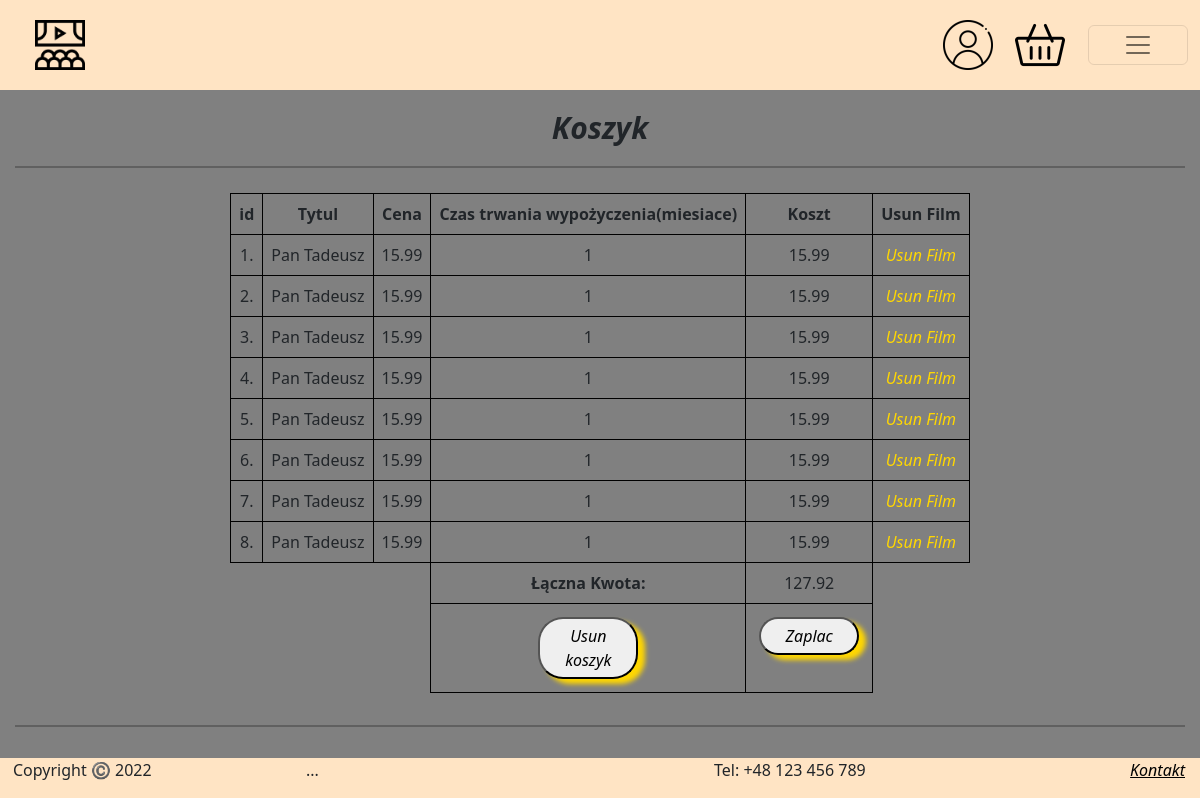
The page /PHP/cart.php (signed in) on the database its author committed.
### tables this page shows
CREATE TABLE "Cart" (
	"id"	INTEGER NOT NULL UNIQUE,
	"id_user"	INTEGER NOT NULL,
	"id_dvd"	INTEGER NOT NULL,
	"number_of"	INTEGER NOT NULL DEFAULT 1,
	"discount"	INTEGER NOT NULL,
	PRIMARY KEY("id" AUTOINCREMENT)
);

CREATE TABLE "DVDs" (
	"id"	INTEGER NOT NULL UNIQUE,
	"image"	TEXT NOT NULL,
	"title"	TEXT NOT NULL,
	"genre"	TEXT NOT NULL,
	"author"	TEXT NOT NULL,
	"year"	INTEGER NOT NULL,
	"descrip"	TEXT NOT NULL,
	"price"	REAL NOT NULL,
	PRIMARY KEY("id" AUTOINCREMENT)
);

### PHP/db_connect.php (called while the page is built, shortened)
<?php
    class SqlLiteQueryBuilder implements SQLQueryBuilder
    {
        protected $query;
        protected function reset(): void
        {
            $this->query = new \stdClass();
        }
        public function select(string $table, array $fields): SQLQueryBuilder
        {
            $this->query->base = "SELECT " . implode(", ", $fields) . " FROM " . $table;
            $this->query->type = 'select';
            return $this;
        }
        public function join(string $table, string $table2, string $field1, string $field2): SQLQueryBuilder
        {
            $this->query->join = " JOIN ". $table2 ." ON ". $table .".". $field1 ." = ". $table2 .".". $field2;
            return $this;
        }
        public function where(string $field, string $value, string $operator = '='): SQLQueryBuilder
        {
            $this->query->where[] = "$field $operator '$value'";
            return $this;
        }
        public function getSQL(): string
        {
            $query = $this->query;
            $sql = $query->base;
            if (!empty($query->join)) {
                $sql .= $query->join;
            }
            if (!empty($query->where)) {
                $sql .= " WHERE " . implode(' AND ', $query->where);
            }
            $sql .= ";";
            return $sql;
        }
    };
?>

### PHP/cart.php (the view, shortened to what this page needs)
<?php
require("db_connect.php");
$logged = isset($_SESSION["UserId"]);
$sql = new SqlLiteQueryBuilder();
$query = $pdo -> query($sql ->select('Cart', ['Cart.id','title', 'price', 'number_of', 'discount'])
              -> join('Cart', 'DVDs', 'id_dvd', 'id')
              -> where('id_user', $_SESSION["UserId"])
              -> getSQL() );
$rows = $query -> fetchAll(PDO::FETCH_ASSOC);
?>
<!DOCTYPE html>
<html lang="pl">
<head>
    <link href="https://cdn.jsdelivr.net/npm/bootstrap@5.2.2/dist/css/bootstrap.min.css" rel="stylesheet"
>
    <link rel="stylesheet" href="../CSS/pageStyles.css">
</head>
<body>
    <div class="container-fluid">
        <div class="top" style="background-color: gray">
                <nav class="navbar" style="padding: 0px;">
                    <div class="container-fluid" style="padding: 15px; background-color: bisque;">
                        <a class="navbar-brand col-4" href="../PHP/index.php"><img src="../images/logo2.png" alt="logo" width="50px" height="50px" style="margin-left: 20px;"></a>
                        <div class="profileIcon">
                            <a class="nav-link col-1" href="
                            <?php
                            if ($logged) {
                            echo "profile.php";
                            }
                            else{
                            echo "login.php";
                            }
                             ?>
                            ">
                                <img src="../images/PageIcons/user.png" alt="user.png" width="50px" height="50px">
                            </a>
                        </div>
                        <div class="cartIcon" >
                            <a class="nav-link col-1" href="
                            <?php
                            if ($logged) {
                            echo "cart.php";
                            }
                            else{
                            echo "registration.php";
                            }
                             ?>
                            ">
                                <img src="../images/PageIcons/cart.png" alt="cart.png" width="50px" height="50px">
                            </a>
                        </div>
                        <div class="col-1">
                            <button class="navbar-toggler navbarButton" type="button" data-bs-toggle="collapse" data-bs-target="#navbarScroll" aria-controls="navbarScroll" aria-expanded="false" aria-label="Toggle navigation">
                                <span class="navbar-toggler-icon"></span>
                            </button>
                        </div>
                    </div>
                </nav>
            </div>
            <div class="main" style="display: block; padding: 15px;">
                <div class="row">
                    <div class="col cartTitle">
                        Koszyk
                    </div>
                </div>
                <hr style="margin-bottom: 25px">
                <div class="">
                        <div class="row justify-content-center" style="text-align: center;">
                            <div class="col-auto">
                                <table class="table table-responsive">
                                    <tr>
                                        <th class="th">id</th>
                                        <th class="th">Tytul</th>
                                        <th class="th">Cena</th>
                                        <th class="th">Czas trwania wypożyczenia(miesiace)</th>
                                        <th class="th">Koszt</th>
                                        <th class="th">Usun Film</th>
                                    </tr>
                                    <?php
                                    $i=1;
                                    foreach ($rows as $row) {
                                        echo '<tr>
                                        <td class="td" id="'.$i.'">'.$i.'.</td>
                                        <td class="td"  id="title_'.$i.'">'.$row['title'].'</td>
                                        <td class="td">'.round($row["price"] - ($row['discount']/100 * $row["price"]),2).'</td>
                                        <td class="td" id="number_'.$i.'">'.$row["number_of"].'</td>
                                        <td class="td price" id="price_'.$i.'">'.$row["number_of"] * round($row["price"] - ($row['discount']/100 * $row["price"]),2).'</td>
                                        <td class="td"><a href="deleteProd.php?id='.$row['id'].'">Usun Film</a></td>
                                        </tr>';
                                        $i++;
                                    }
                                    ?>
                                    <tr>
                                        <td class="clearTd" colspan="3"></td>
                                        <td class="td"><b>Łączna Kwota:</b></td>
                                        <td id="countCart"></td>
                                    </tr>
                                    <tr>
                                        <td class="clearTd" colspan="3"></td>
                                        <td class="td"><button class="cartClearButton" onclick="clearCart()">Usun koszyk</button></td>
                                        <td><button class="cartPayButton">Zaplac</button></td>
                                    </tr>
                                </table>
                            </div>
                        </div>
                        <hr>
                </div>
            </div>
            <div class="footer sticky-bottom bg-gray opacity-100 w-100"  style="background-color: bisque;">
                <div class="row">
                    <p class="col-3" style="padding-left: 25px;">Copyright ©️ 2022</p>
                    <p class="col-3">...</p>
                    <p class="col-3 offset-1">Tel: +48 123 456 789</p>
                    <div class="col-2">
                        <a class="float-end" href="contact.php" style="padding-right: 15px; color: black; background-color: transparent; text-decoration: none;"><u>Kontakt</u></a>
                      </div>
                </div>
            </div>
        </div>
</body>
</html>

### css/pageStyles.css (style rules this page uses)
* { padding: 0px; margin: 0px; -ms-overflow-style: none; scrollbar-width: none; }
.container-fluid { background-color: gray; padding: 0px; overflow-x: hidden; }
.footer { background-color: bisque; }
.top { background-color: bisque; }
.profileIcon { padding-left: 10px; }
.cartIcon { padding-left: 10px; padding-right: 10px; }
a { font-style: italic; text-decoration: none; color: gold; }
hr { border: 1px solid black; }
.th { border: 1px solid black; padding: 10px; text-align: center; }
.td { border: 1px solid black; padding: 7px; text-align: center; }
.cartTitle { text-align: center; font-size: 30px; font-weight: bold; font-style: italic; }
.clearTd { border: none; padding: 7px; }
.cartClearButton { padding: 5px; margin: 5px; width: 100px; border-radius: 25px; box-shadow: 7px 5px 5px gold; font-style: italic; }
.cartPayButton { padding: 5px; margin: 5px; width: 100px; border-radius: 25px; box-shadow: 7px 5px 5px gold; font-style: italic; }
.personalMovies, th, td { border: 1px solid black; }
@media only screen and (min-width: 1170px) { .navbarButton { width: 100px; } }

### rows shown on the page
cart: id_dvd.title "Pan Tadeusz", $row['price']-($row['discount']/100*$row['price']) "15.99", number_of "1", id_dvd.price "15.99"
cart: id_dvd.title "Pan Tadeusz", $row['price']-($row['discount']/100*$row['price']) "15.99", number_of "1", id_dvd.price "15.99"
cart: id_dvd.title "Pan Tadeusz", $row['price']-($row['discount']/100*$row['price']) "15.99", number_of "1", id_dvd.price "15.99"
cart: id_dvd.title "Pan Tadeusz", $row['price']-($row['discount']/100*$row['price']) "15.99", number_of "1", id_dvd.price "15.99"
cart: id_dvd.title "Pan Tadeusz", $row['price']-($row['discount']/100*$row['price']) "15.99", number_of "1", id_dvd.price "15.99"
cart: id_dvd.title "Pan Tadeusz", $row['price']-($row['discount']/100*$row['price']) "15.99", number_of "1", id_dvd.price "15.99"
cart: id_dvd.title "Pan Tadeusz", $row['price']-($row['discount']/100*$row['price']) "15.99", number_of "1", id_dvd.price "15.99"
cart: id_dvd.title "Pan Tadeusz", $row['price']-($row['discount']/100*$row['price']) "15.99", number_of "1", id_dvd.price "15.99"
